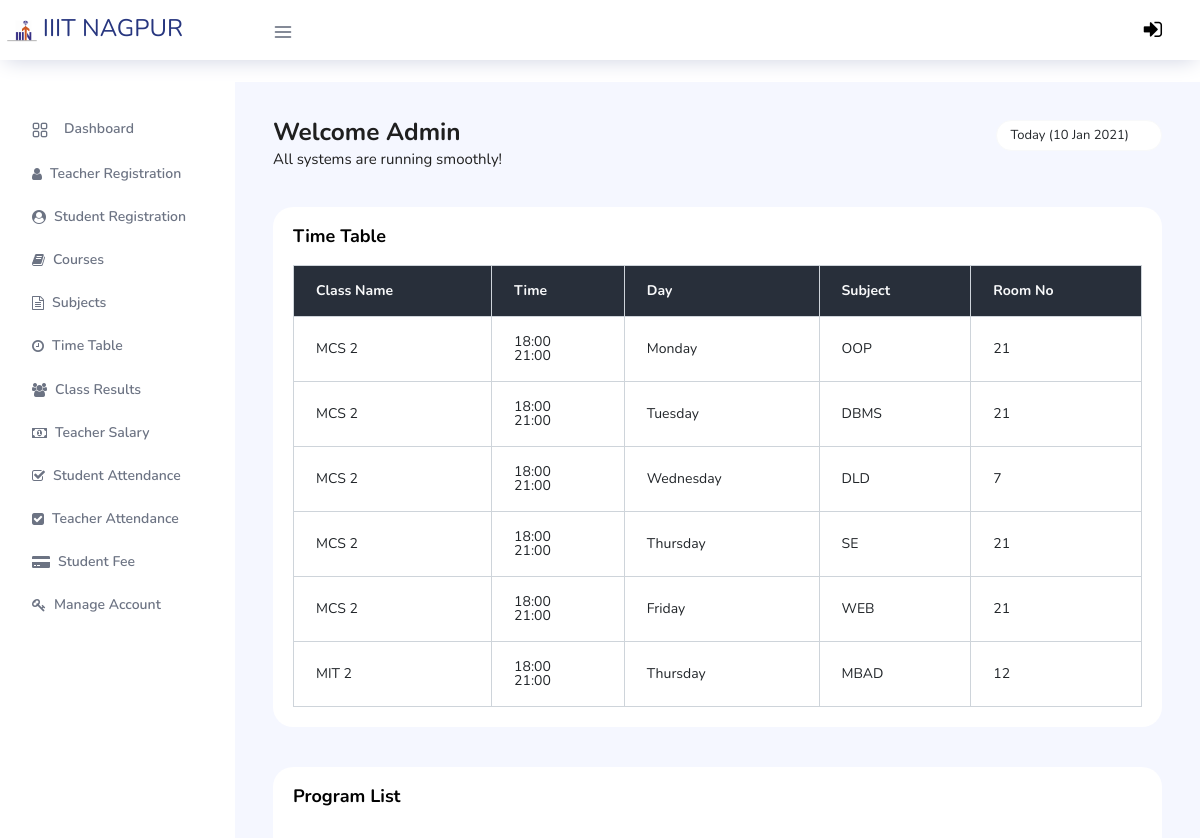
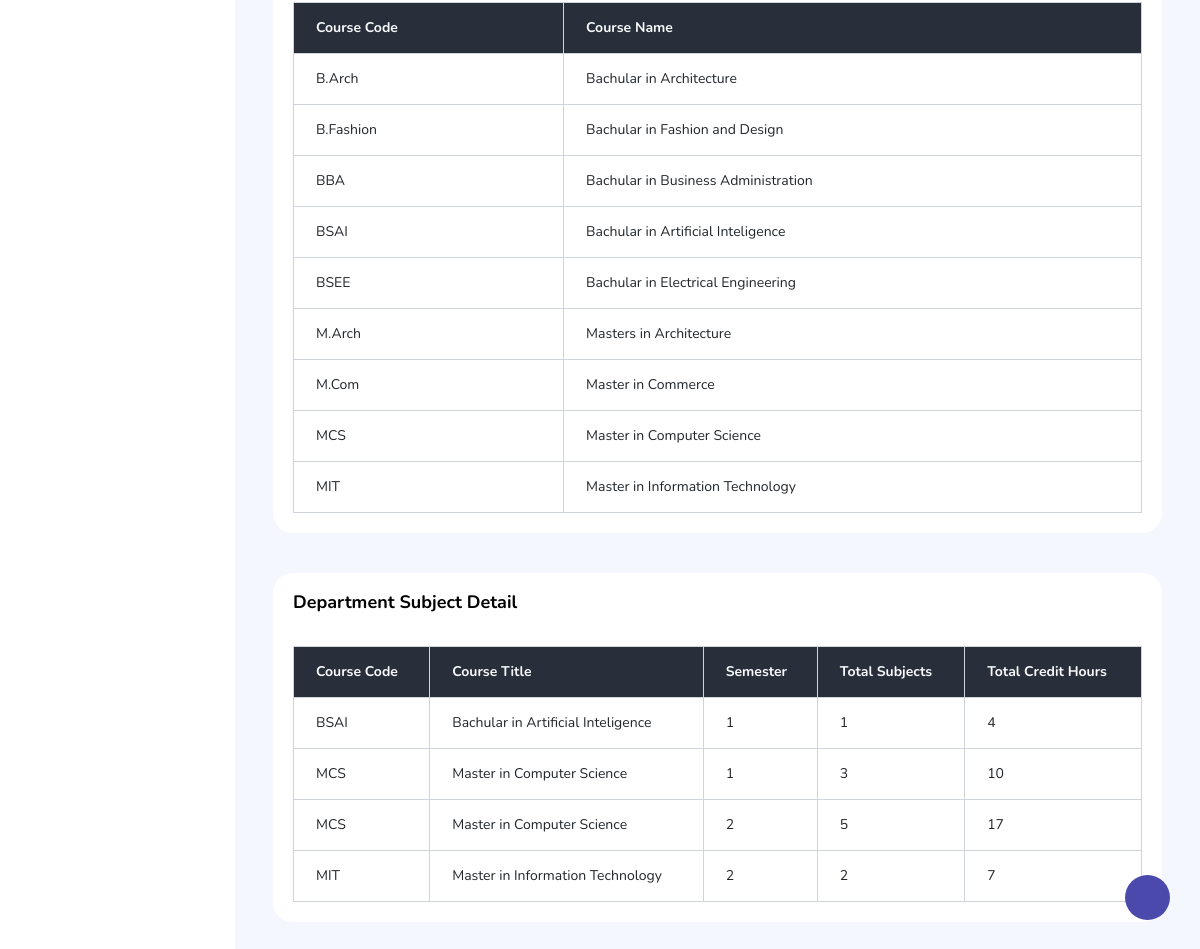
The page /admin/admin-index.php (signed in) on the database its author committed (2 pictures, top to bottom).
### tables this page shows
CREATE TABLE `time_table` (
  `id` int(11) NOT NULL,
  `course_code` varchar(10) NOT NULL,
  `semester` int(11) NOT NULL,
  `timing_from` varchar(10) NOT NULL,
  `timing_to` varchar(10) NOT NULL,
  `day` varchar(20) NOT NULL,
  `subject_code` varchar(20) NOT NULL,
  `room_no` int(11) NOT NULL
);

CREATE TABLE `weekdays` (
  `day_id` int(11) NOT NULL,
  `day_name` varchar(15) NOT NULL
);

CREATE TABLE `courses` (
  `course_code` varchar(10) NOT NULL,
  `course_name` varchar(50) NOT NULL,
  `semester_or_year` varchar(10) NOT NULL,
  `no_of_year` int(10) NOT NULL
);

### Admin/admin-index.php (the view, shortened to what this page needs)
<?php
require_once "../connection/connection.php";
?>
<?php include('../common/common-header.php') ?>
<div class="main-panel">
	<div class="content-wrapper">
		<div class="row">
			<div class="col-md-12 grid-margin">
				<div class="row">
					<div class="col-12 col-xl-8 mb-4 mb-xl-0">
						<h3 class="font-weight-bold">Welcome Admin</h3>
						<h6 class="font-weight-normal mb-0">All systems are running smoothly! </h6>
					</div>
					<div class="col-12 col-xl-4">
						<div class="justify-content-end d-flex">
							<div class="dropdown flex-md-grow-1 flex-xl-grow-0">
								<button class="btn btn-sm btn-light bg-white dropdown-toggle" type="button" id="dropdownMenuDate2" data-toggle="dropdown" aria-haspopup="true" aria-expanded="true">
									<i class="mdi mdi-calendar"></i> Today (10 Jan 2021)
								</button>
							</div>
						</div>
					</div>
				</div>
			</div>
		</div>
		<div class="row">
			<div class="col-lg-12 grid-margin stretch-card">
				<div class="card">
					<div class="card-body">
						<h4 class="card-title">Time Table</h4>
						<div class="table-responsive">
							<table class="table table-bordered table-hover">
								<thead>
									<tr class="bg-dark text-light">
										<th>Class Name</th>
										<th>Time</th>
										<th>Day</th>
										<th>Subject</th>
										<th>Room No</th>
									</tr>
								</thead>
								<tbody>
									<?php
									$query = "select * from time_table tt inner join weekdays wd on tt.day=wd.day_id";
									$run = mysqli_query($con, $query);
									while ($row = mysqli_fetch_array($run)) {
										echo "<tr>";
										echo "<td>" . $row["course_code"] . " " . $row["semester"] . "</td>";
										echo "<td>" . $row["timing_from"] . "<br>" . $row["timing_to"] . "</td>";
										echo "<td>" . $row["day_name"] . "</td>";
										echo "<td>" . $row["subject_code"] . "</td>";
										echo "<td>" . $row["room_no"] . "</td>";
										echo "</tr>";
									}
									?>
								</tbody>
							</table>
						</div>
					</div>
				</div>
			</div>
			<div class="col-lg-12 grid-margin stretch-card">
				<div class="card">
					<div class="card-body">
						<h4 class="card-title">Program List</h4>
						<div class="table-responsive pt-3">
							<table class="table table-hover table-bordered">
								<thead>
									<tr class="bg-dark text-light">
										<th>Course Code</th>
										<th>Course Name</th>
									</tr>
								</thead>
								<tbody>
									<?php
									$query = "select course_name,course_code from courses";
									$run = mysqli_query($con, $query);
									while ($row = mysqli_fetch_array($run)) { ?>
										<tr>
											<td><?php echo $row['course_code'] ?></td>
											<td><?php echo $row['course_name'] ?></td>
										</tr>
									<?php }
									?>
								</tbody>
							</table>
						</div>
					</div>
				</div>
			</div>
			<div class="col-lg-12 stretch-card">
				<div class="card">
					<div class="card-body">
						<h4 class="card-title">Department Subject Detail</h4>
						<div class="table-responsive pt-3">
							<table class="table table-hover table-bordered">
								<thead>
									<tr class="bg-dark text-light">
								 <th>Course Code</th>
									<th>Course Title</th>
									<th>Semester</th>
									<th>Total Subjects</th>
									<th>Total Credit Hours</th>
									</tr>
								</thead>
								<tbody>
							 <?php
									$query="select course_code,course_name,semester,count(subject_code) as subject_code,sum(credit_hours) as credit_hours from course_subjects join courses using(course_code) group by course_code, semester";
									$run=mysqli_query($con,$query);
									while($row=mysqli_fetch_array($run)) {
										echo "<tr>";
										echo "<td>".$row["course_code"]."</td>";
										echo "<td>".$row["course_name"]."</td>";
										echo "<td>".$row["semester"]."</td>";
										echo "<td>".$row["subject_code"]."</td>";
										echo "<td>".$row["credit_hours"]."</td>";
										echo "</tr>";
									}
								?>
								</tbody>
							</table>
						</div>
					</div>
				</div>
			</div>
		</div>
	</div>
	<?php include('../common/common-footer.php') ?>

### Common/common-header.php (shortened to what this page needs)
<!DOCTYPE html>
<html lang="en">
<head>
  <link rel="stylesheet" href="../assets/vendors/feather/feather.css">
  <link rel="stylesheet" href="../assets/vendors/ti-icons/css/themify-icons.css">
  <link rel="stylesheet" href="../assets/vendors/css/vendor.bundle.base.css">
  <link rel="stylesheet" href="../assets/vendors/datatables.net-bs4/dataTables.bootstrap4.css">
  <link rel="stylesheet" href="../assets/vendors/ti-icons/css/themify-icons.css">
  <link rel="stylesheet" type="text/css" href="../assets/js/select.dataTables.min.css">
  <link rel="stylesheet" href="../assets/css/vertical-layout-light/style.css">
  <link rel="stylesheet" href="https://stackpath.bootstrapcdn.com/font-awesome/4.7.0/css/font-awesome.min.css">
</head>
<body>
  <div class="container-scroller">
    <nav class="navbar col-lg-12 col-12 p-0 fixed-top d-flex flex-row">
      <div class="text-center navbar-brand-wrapper d-flex align-items-center justify-content-center">
        <a class="navbar-brand brand-logo mr-5" href="../index.php"><img src="../Images/logo.png"  alt="logo" /><span>IIIT NAGPUR</span></a>
      </div>
      <div class="navbar-menu-wrapper d-flex align-items-center justify-content-end">
        <button class="navbar-toggler navbar-toggler align-self-center" type="button" data-toggle="minimize">
          <span class="icon-menu"></span>
        </button>
        <ul class="navbar-nav ml-auto">
          <li class="nav-item active">
            <a class="nav-link" href="../login/logout.php"><i class="fa fa-sign-in text-black fa-lg" aria-hidden="true"></i><span class="sr-only">(current)</span></a>
          </li>
        </ul>
      </div>
    </nav>
  <?php
       include('admin-sidebar.php') ;
  ?>

### Common/admin-sidebar.php (shortened to what this page needs)
<div class="container-fluid page-body-wrapper">
  <div class="theme-setting-wrapper">
    <div id="settings-trigger"><i class="ti-settings"></i></div>
  </div>
  <nav class="sidebar sidebar-offcanvas" id="sidebar">
    <ul class="nav">
      <li class="nav-item ">
        <a class="nav-link" href="../admin/admin-index.php">
          <i class="icon-grid menu-icon"></i>
          <span class="menu-title">Dashboard</span>
        </a>
      </li>
      <li class="nav-item">
        <a class="nav-link" href="../admin/Teacher.php">
          <i class="fa fa-user mr-2" aria-hidden="true"></i>
          <span class="menu-title">Teacher Registration</span>
        </a>
      </li>
      <li class="nav-item">
        <a class="nav-link" href="../admin/Student.php">
          <i class="fa fa-user-circle mr-2" aria-hidden="true"></i>
          <span class="menu-title">Student Registration</span>
        </a>
      </li>
      <li class="nav-item">
        <a class="nav-link" href="../admin/Courses.php">
          <i class="fa fa-book mr-2" aria-hidden="true"></i>
          <span class="menu-title">Courses</span>
        </a>
      </li>
      <li class="nav-item">
        <a class="nav-link" href="../admin/subjects.php">
          <i class="fa fa-file-text-o mr-2" aria-hidden="true"></i>
          <span class="menu-title">Subjects</span>
        </a>
      </li>
      <li class="nav-item">
        <a class="nav-link" href="../admin/time-table.php">
          <i class="fa fa-clock-o mr-2" aria-hidden="true"></i>
          <span class="menu-title">Time Table</span>
        </a>
      </li>
      <li class="nav-item">
        <a class="nav-link" href="../admin/class-result.php">
          <i class="fa fa-users mr-2" aria-hidden="true"></i>
          <span class="menu-title">Class Results</span>
        </a>
      </li>
      <li class="nav-item">
        <a class="nav-link" href="../admin/teacher-salary.php">
          <i class="fa fa-money mr-2" aria-hidden="true"></i>
          <span class="menu-title">Teacher Salary</span>
        </a>
      </li>
      <li class="nav-item">
        <a class="nav-link" href="../admin/student-attendance.php">
          <i class="fa fa-check-square-o mr-2" aria-hidden="true"></i>
          <span class="menu-title">Student Attendance</span>
        </a>
      </li>
      <li class="nav-item">
        <a class="nav-link" href="../admin/teacher-attendance.php">
          <i class="fa fa-check-square mr-2" aria-hidden="true"></i>
          <span class="menu-title">Teacher Attendance</span>
        </a>
      </li>
      <li class="nav-item">
        <a class="nav-link" href="../admin/student-fee.php">
          <i class="fa fa-credit-card-alt mr-2" aria-hidden="true"></i>
          <span class="menu-title">Student Fee</span>
        </a>
      </li>
      <li class="nav-item">
        <a class="nav-link" href="../admin/manage-accounts.php">
          <i class="fa fa-key mr-2" aria-hidden="true"></i>
          <span class="menu-title">Manage Account</span>
        </a>
      </li>
    </ul>
  </nav>

### Common/common-footer.php (shortened to what this page needs)
</div>
  </div>
</body>
</html>

### rows shown on the page
time_table: course_code "MCS", semester "2", timing_from "18:00", timing_to "21:00", weekdays.day_name "Monday", subject_code "OOP", room_no "21"
time_table: course_code "MCS", semester "2", timing_from "18:00", timing_to "21:00", weekdays.day_name "Tuesday", subject_code "DBMS", room_no "21"
time_table: course_code "MCS", semester "2", timing_from "18:00", timing_to "21:00", weekdays.day_name "Wednesday", subject_code "DLD", room_no "7"
time_table: course_code "MCS", semester "2", timing_from "18:00", timing_to "21:00", weekdays.day_name "Thursday", subject_code "SE", room_no "21"
time_table: course_code "MCS", semester "2", timing_from "18:00", timing_to "21:00", weekdays.day_name "Friday", subject_code "WEB", room_no "21"
time_table: course_code "MIT", semester "2", timing_from "18:00", timing_to "21:00", weekdays.day_name "Thursday", subject_code "MBAD", room_no "12"
courses: course_code "B.Arch", course_name "Bachular in Architecture"
courses: course_code "B.Fashion", course_name "Bachular in Fashion and Design"
courses: course_code "BBA", course_name "Bachular in Business Administration"
courses: course_code "BSAI", course_name "Bachular in Artificial Inteligence"
courses: course_code "BSEE", course_name "Bachular in Electrical Engineering"
courses: course_code "M.Arch", course_name "Masters in Architecture"
courses: course_code "M.Com", course_name "Master in Commerce"
courses: course_code "MCS", course_name "Master in Computer Science"
courses: course_code "MIT", course_name "Master in Information Technology"

### other values the page prints
$row["course_code"] "BSAI"
$row["course_name"] "Bachular in Artificial Inteligence"
$row["semester"] "1"
$row["subject_code"] "1"
$row["credit_hours"] "4"
$row["course_code"] "MCS"
$row["course_name"] "Master in Computer Science"
$row["subject_code"] "3"
$row["credit_hours"] "10"
$row["semester"] "2"
$row["subject_code"] "5"
$row["credit_hours"] "17"
$row["course_code"] "MIT"
$row["course_name"] "Master in Information Technology"
$row["subject_code"] "2"
